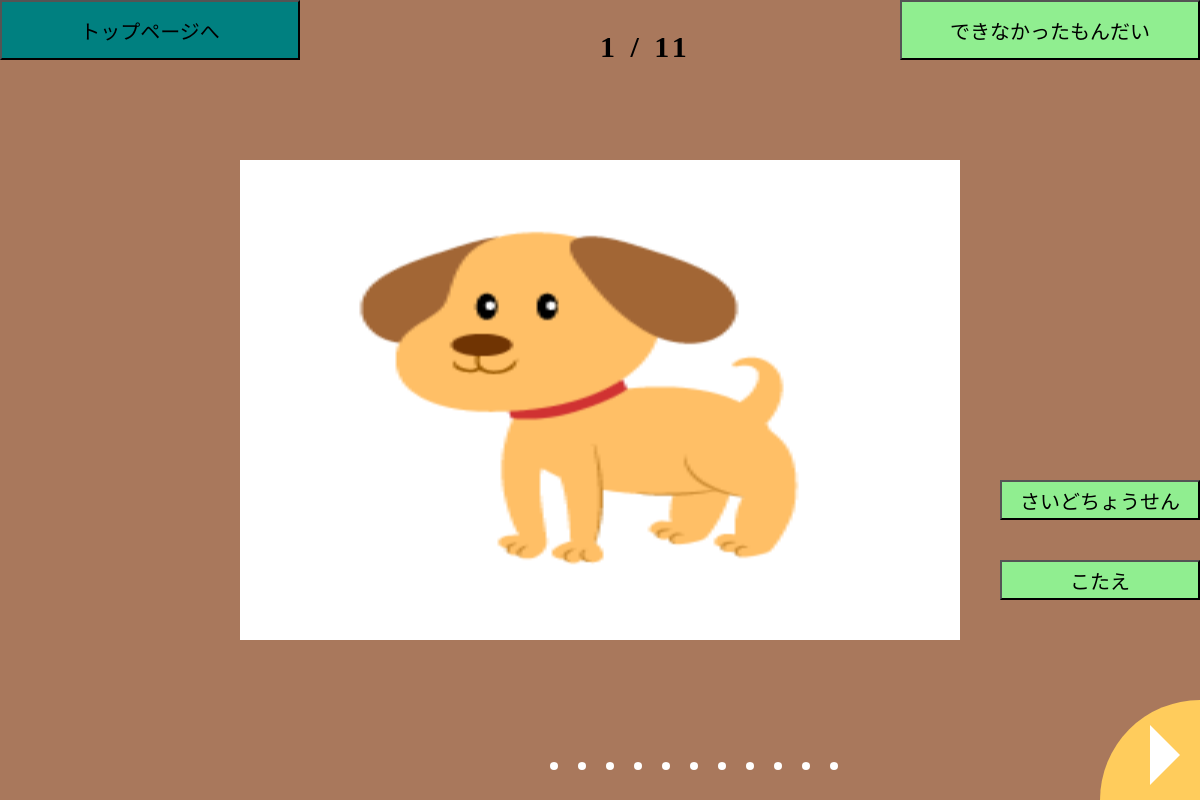
The page /flashcard/app/main?category=2&mode=all_cards (signed in) on the database its author committed.
### flashcardapp/models.py (models this page shows, shortened)
class Card(models.Model):
    class Meta:
        verbose_name = 'カード'
        verbose_name_plural = 'カード'
    name = models.CharField(
        verbose_name = '名前',
        max_length = 255
    )
    category = models.ForeignKey(
        to = Category,
        on_delete = models.CASCADE,
        related_name = 'cards'
    )
    image = models.ImageField(
        verbose_name = '画像ファイル',
        upload_to = 'card_images/',
    )
    audio = models.FileField(
        verbose_name = '音声ファイル',
        upload_to = 'card_audio/'
    )
    mistaken = models.BooleanField(
        verbose_name = '間違えた',
        default = False
    )

### flashcardapp/views.py (the view)
# urls.py: path('main', views.MainPage.as_view(), name='mainpage'),
class MainPage(LoginRequiredMixin, generic.ListView):
    model = Card
    template_name = 'mainpage.html'
    def get_queryset(self):
        mode = self.request.GET.get('mode')
        category_id = self.request.GET.get('category')
        category = get_object_or_404(Category, id=category_id)
        all_cards = Card.objects.filter(category = category)
        if mode == 'mistaken-only':
            only_mistaken = set()
            for mistaken in CardMistaken.objects.filter(user = self.request.user).select_related('card'):
                only_mistaken.add(mistaken.card)
            return only_mistaken
        return all_cards
    def get_context_data(self, **kwargs):
        ctx = super(MainPage, self).get_context_data(**kwargs)
        category_id = self.request.GET.get('category')
        category = get_object_or_404(Category, id=category_id)
        ctx['category'] = category
        ctx['mistakenonly'] = self.request.GET.get('mode') == 'mistaken-only'
        return ctx

### flashcardapp/templatetags/extratags.py (called while the page is built)
@register.filter
def multiply(value, arg):
    return int(value) * int(arg)

@register.filter
def ismistakenby(value, arg):
    mistaken = CardMistaken.objects.filter(card = value, user = arg)
    return len(mistaken) != 0

### flashcardapp/templates/mainpage.html (shortened to what this page needs)
{% extends 'base.html' %}
{% load static %}
{% load extratags %}
  {% block content %}
    {% if object_list %}
      <div class="css-slider-wrapper">
          <div class="slider-pagination">
            {% for card in object_list %}
              <label for="slider_{{ forloop.counter }}" class="page{{ forloop.counter }}"></label>
            {% endfor %}
          </div>
          {% for card in object_list %}
            <div class="slider slide-{{ forloop.counter }}" card_id = "{{ card.id }}">
                <div class="slider-inner-container">
                    <img src="{{ card.image.url }}" alt="">
                    <button class="to-top-page-button">
                      トップページへ
                    </button>
                      {% if mistakenonly %}
                        <button type="button" class="change-mode-button" mode="all-cards">
                          すべてのもんだい
                        </button>
                      {% else %}
                      <button class="change-mode-button" mode="mistaken-only">
                        できなかったもんだい
                      </button>
                      {% endif %}
                    {% if not card|ismistakenby:user %}
                      <button class="try-again-later-button">
                        さいどちょうせん
                      </button>
                    {% else %}
                      <button class="answered-this-card-button">
                        せいかいした！
                      </button>
                    {% endif %}
                    <button class="show-answer-button">
                      こたえ
                    </button>
                    {% if not forloop.last %}
                    <div class="move-btn to-next" target="{{ forloop.counter|add:1 }}">
                      <div class="to-next-triangle">
                      </div>
                    </div>
                    {% endif %}
                    <div class="number-pagination">
                        <span>{{ forloop.counter }} / {{ object_list.count }}</span>
                    </div>
                </div>
            </div>
          {% endfor %}
       {% else %}
            カードがありません
            <a href="{% url 'flashcardapp:toppage' %}">
              カテゴリにもどる
            </a>
       {% endif %}
    {% endblock %}

### flashcardapp/templates/mainpage.html (style rules this page uses)
.css-slider-wrapper { display: block; background: #FFF; overflow: hidden; position: absolute; left: 0; right: 0; top: 0; bottom: 0; }
.slider { width: 100%; height: 100%; position: absolute; left: 0; top: 0; opacity: 1; z-index: 0; display: flex; -webkit-transition: -webkit-transform 600ms; transition: -webkit-transform 600ms, transform 600ms; -webkit-transform: scale(1); transform: scale(1); }
.slider-inner-container { position: relative; width: 100%; height: 100%; }
.slider { display: flex; justify-content: flex-start; }
button { font-family: MyFont; font-size: 20px; }
.to-top-page-button { width: 300px; height: 60px; background-color: teal; position: absolute; top: ovh; left:0; }
.change-mode-button { width: 300px; height: 60px; background-color: lightgreen; position: absolute; top: 0vh; right:0; }
.show-answer-button { width: 200px; height: 40px; background-color: lightgreen; position: absolute; top: 70vh; right:0; }
.answered-this-card-button, .try-again-later-button { width: 200px; height: 40px; background-color: lightgreen; position: absolute; top: 60vh; right:0; }
.to-next { position: absolute; bottom:0; right: 0; width: 100px; height: 100px; background: #ffcc5c; border-radius: 100px 0 0 0; -moz-border-radius: 100px 0 0 0; -webkit-border-radius: 100px 0 0 0; }
.to-next-triangle { margin-top: 25px; margin-left: 50px; width: 0; height: 0; border-style: solid; border-width: 30px 0 30px 30px; border-color: transparent transparent transparent white; }
.slider-inner-container > img { position: absolute; left: 20vw; top: 20vh; height: 60vh; width: 60vw; opacity: 0; z-index: -1; }
.slider-inner-container > img { -webkit-transition: opacity 800ms, -webkit-transform 800ms; transition: transform 800ms, opacity 800ms; -webkit-transition-delay: 1.2s; transition-delay: 1.2s; }
.number-pagination { position: absolute; top: 30px; left: 50vw; font-weight: bold; }
.number-pagination span { font-size: 30px; color: black; letter-spacing: 4px; }
.slider-pagination { position: absolute; bottom: 30px; width: 575px; left: 45vw; z-index: 1000; display: flex; align-items: center; }
.slider-pagination label { width: 8px; height: 8px; border-radius: 50%; display: inline-block; background: #fff; margin: 0 10px; cursor: pointer; }

### rows shown on the page
Card: image (picture), shows "さいどちょうせん", count "11"
